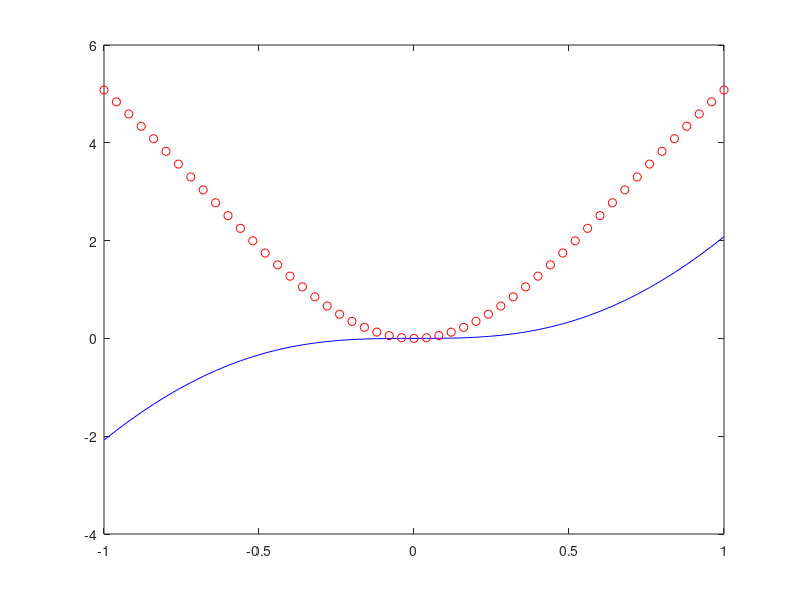
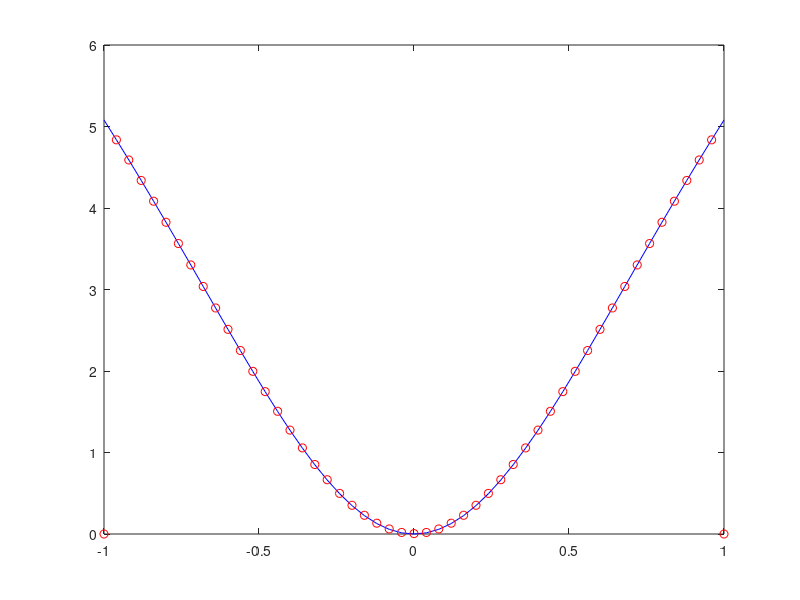

These figures' MATLAB source, in order:
%exercise 2 
close all
clear all
format long
r = @(x) 3.* x.* log(x.^2 + 1);
dr= @(x) 3* log(x.^2 + 1) + (6.* x.^2) ./ (x.^2 + 1);
b = 1;
a = -1;
n = 50;
h = (b-a) / n;
xmesh = [a: h: b];
figure(1)
plot(xmesh, r(xmesh), 'b', xmesh, dr(xmesh), 'ro'); 
drxmesh = zeros( size(xmesh) );
for i = 2: n
    drxmesh(i) = ( r(xmesh(i+1) ) - r(xmesh(i-1)) ) ./ (2.* h);
end
figure(2)
plot(xmesh, dr(xmesh),'b', xmesh, drxmesh, 'ro');
error = (dr(xmesh)- drxmesh);
abs_err_2 = norm(error, 2);
abs_err_inf = norm(error, inf);
rel_err_2 = abs_err_2 / norm( dr(xmesh), 2 );
rel_err_inf = abs_err_inf ./ norm( dr(xmesh), inf );

    

